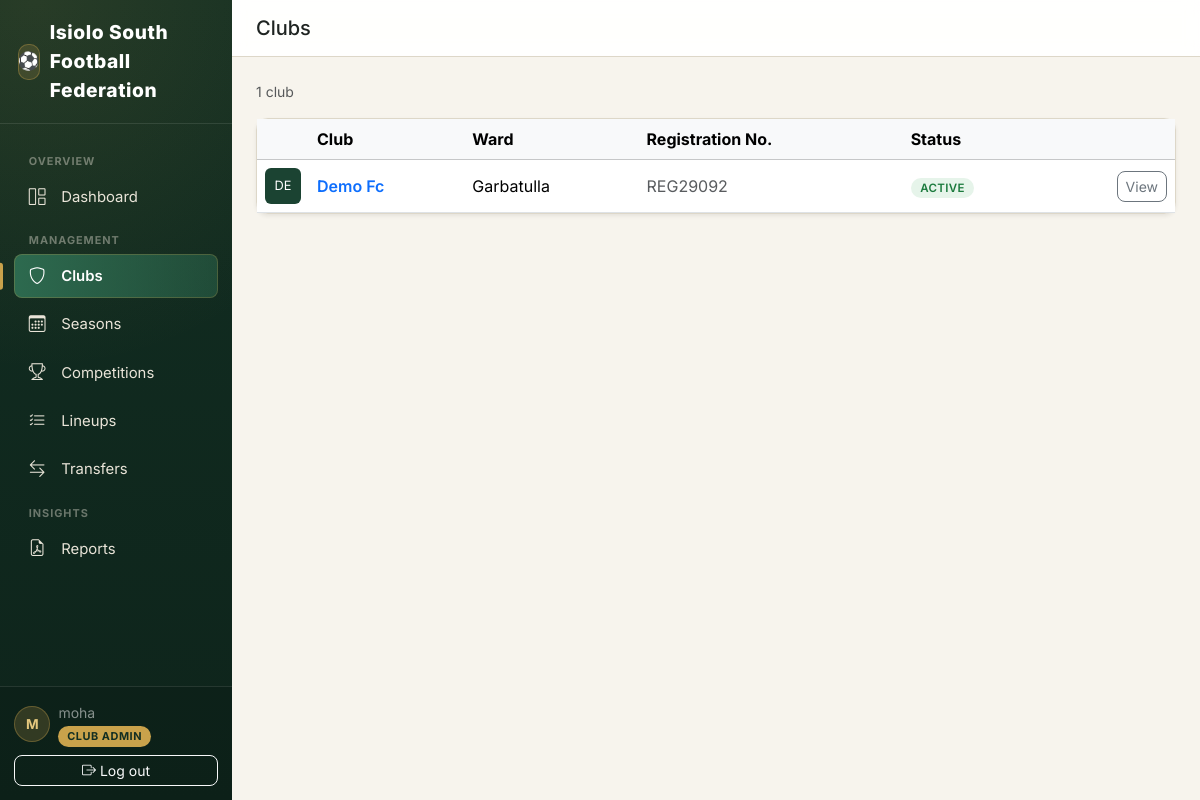
/clubs/ (signed in), run on the app's committed database.
### accounts/models.py (models this page shows, shortened)
class CustomUser(AbstractUser):
    class Role(models.TextChoices):
        SUPER_ADMIN = "SUPER_ADMIN", "Super Admin"
        SUBCOUNTY_ADMIN = "SUBCOUNTY_ADMIN", "Sub-County Admin"
        CLUB_ADMIN = "CLUB_ADMIN", "Club Admin"
        REFEREE = "REFEREE", "Referee"
    role = models.CharField(
        max_length=20,
        choices=Role.choices,
        default=Role.CLUB_ADMIN,
        help_text="Determines what this user can see and do in FCMS.",
    )
    phone_number = models.CharField(max_length=20, blank=True)
    club = models.ForeignKey(
        "clubs.Club",
        on_delete=models.SET_NULL,
        null=True,
        blank=True,
        related_name="admins",
        help_text="Only set for Club Admin role.",
    )
    @property
    def is_super_admin(self):
        return self.role == self.Role.SUPER_ADMIN
    @property
    def is_subcounty_admin(self):
        return self.role == self.Role.SUBCOUNTY_ADMIN
    @property
    def is_club_admin(self):
        return self.role == self.Role.CLUB_ADMIN
    @property
    def is_referee_role(self):
        return self.role == self.Role.REFEREE

### clubs/models.py (models this page shows, shortened)
class Club(models.Model):
    class Status(models.TextChoices):
        PENDING = "PENDING", "Pending Approval"
        ACTIVE = "ACTIVE", "Active"
        SUSPENDED = "SUSPENDED", "Suspended"
        INACTIVE = "INACTIVE", "Inactive"
    name = models.CharField(max_length=150, unique=True)
    logo = models.ImageField(upload_to="club_logos/", blank=True, null=True)
    ward = models.CharField(max_length=100, help_text="Administrative ward the club represents.")
    registration_number = models.CharField(max_length=50, unique=True)
    home_ground = models.CharField(max_length=150, blank=True)
    contact_name = models.CharField(max_length=100, blank=True)
    contact_phone = models.CharField(max_length=20, blank=True)
    contact_email = models.EmailField(blank=True)
    status = models.CharField(max_length=20, choices=Status.choices, default=Status.PENDING)
    created_at = models.DateTimeField(auto_now_add=True)
    updated_at = models.DateTimeField(auto_now=True)
    class Meta:
        ordering = ["name"]

### clubs/views.py (the view)
# urls.py: path("", views.club_list, name="list"),
@login_required
def club_list(request):
    user = request.user
    if user.is_super_admin or user.is_subcounty_admin or user.is_referee_role:
        clubs = Club.objects.all()
    elif user.is_club_admin and user.club_id:
        clubs = Club.objects.filter(pk=user.club_id)
    else:
        clubs = Club.objects.none()
    return render(request, "clubs/club_list.html", {"clubs": clubs})

### clubs/templates/clubs/club_list.html (shortened to what this page needs)
{% extends "base.html" %}
{% block page_title %}Clubs{% endblock %}
{% block content %}
<div class="d-flex justify-content-between align-items-center mb-3">
    <div class="text-muted small">{{ clubs|length }} club{{ clubs|length|pluralize }}</div>
</div>
{% if clubs %}
<div class="card shadow-sm">
    <table class="table table-hover align-middle mb-0">
        <thead class="table-light">
            <tr>
                <th></th>
                <th>Club</th>
                <th>Ward</th>
                <th>Registration No.</th>
                <th>Status</th>
                <th></th>
            </tr>
        </thead>
        <tbody>
        {% for club in clubs %}
            <tr>
                <td style="width: 48px;">
                    {% if club.logo %}
                        <img src="{{ club.logo.url }}" alt="" style="width:36px;height:36px;border-radius:6px;object-fit:cover;">
                    {% else %}
                        <div style="width:36px;height:36px;border-radius:6px;background:#1B4332;color:#fff;display:flex;align-items:center;justify-content:center;font-size:0.8rem;">
                            {{ club.name|slice:":2"|upper }}
                        </div>
                    {% endif %}
                </td>
                <td><a href="{% url 'clubs:detail' club.pk %}" class="text-decoration-none fw-semibold">{{ club.name }}</a></td>
                <td>{{ club.ward }}</td>
                <td class="text-muted">{{ club.registration_number }}</td>
                <td><span class="status-pill status-{{ club.status }}">{{ club.get_status_display }}</span></td>
                <td class="text-end">
                    <a href="{% url 'clubs:detail' club.pk %}" class="btn btn-sm btn-outline-secondary">View</a>
                </td>
            </tr>
        {% endfor %}
        </tbody>
    </table>
</div>
{% else %}
<div class="card shadow-sm p-5 text-center text-muted">
    <i class="bi bi-shield fs-1 mb-2"></i>
    <p class="mb-0">No clubs registered yet.</p>
</div>
{% endif %}
{% endblock %}

### templates/base.html (shortened to what this page needs)
{% load static %}
<!DOCTYPE html>
<html lang="en">
<head>
    <link href="https://cdnjs.cloudflare.com/ajax/libs/bootstrap/5.3.3/css/bootstrap.min.css" rel="stylesheet">
    <link href="https://cdnjs.cloudflare.com/ajax/libs/bootstrap-icons/1.11.3/font/bootstrap-icons.min.css" rel="stylesheet">
</head>
<body>
<div class="d-flex" style="min-height: 100vh;">
    {% if user.is_authenticated %}
    <nav class="sidebar d-none d-lg-flex">
        <div class="brand">
            <span class="brand-badge">⚽</span> Isiolo South Football Federation
        </div>
        <div class="sidebar-scroll">
            <div class="nav-section-label">Overview</div>
            <ul class="nav nav-pills flex-column gap-1 mb-1">
                <li class="nav-item">
                    <a class="nav-link {% if request.resolver_match.app_name == 'dashboard' %}active{% endif %}" href="{% url 'dashboard:home' %}">
                        <i class="bi bi-grid-1x2 me-2"></i>Dashboard
                    </a>
                </li>
            </ul>
            <div class="nav-section-label">Management</div>
            <ul class="nav nav-pills flex-column gap-1 mb-1">
                <li class="nav-item">
                    <a class="nav-link {% if request.resolver_match.app_name == 'clubs' %}active{% endif %}" href="{% url 'clubs:list' %}">
                        <i class="bi bi-shield me-2"></i>Clubs
                    </a>
                </li>
                <li class="nav-item">
                    <a class="nav-link {% if request.resolver_match.app_name == 'seasons' %}active{% endif %}" href="{% url 'seasons:list' %}">
                        <i class="bi bi-calendar3 me-2"></i>Seasons
                    </a>
                </li>
                <li class="nav-item">
                    <a class="nav-link {% if request.resolver_match.app_name == 'competitions' %}active{% endif %}" href="{% url 'competitions:list' %}">
                        <i class="bi bi-trophy me-2"></i>Competitions
                    </a>
                </li>
                <li class="nav-item">
                    <a class="nav-link {% if request.resolver_match.app_name == 'lineups' %}active{% endif %}" href="{% url 'lineups:home' %}">
                        <i class="bi bi-list-check me-2"></i>Lineups
                    </a>
                </li>
                <li class="nav-item">
                    <a class="nav-link {% if request.resolver_match.app_name == 'transfers' %}active{% endif %}" href="{% url 'transfers:dashboard' %}">
                        <i class="bi bi-arrow-left-right me-2"></i>Transfers
                    </a>
                </li>
            </ul>
            <div class="nav-section-label">Insights</div>
            <ul class="nav nav-pills flex-column gap-1">
                <li class="nav-item">
                    <a class="nav-link {% if request.resolver_match.app_name == 'reports' %}active{% endif %}" href="{% url 'reports:home' %}">
                        <i class="bi bi-file-earmark-pdf me-2"></i>Reports
                    </a>
                </li>
            </ul>
        </div>
        <div class="sidebar-footer">
            <div class="d-flex align-items-center gap-2 mb-2">
                <div class="user-avatar">{{ user.get_full_name|default:user.username|slice:":1"|upper }}</div>
                <div style="min-width:0;">
                    <div class="small text-white-50 text-truncate">{{ user.get_full_name|default:user.username }}</div>
                    <span class="role-badge">{{ user.get_role_display }}</span>
                </div>
            </div>
            <form method="post" action="{% url 'accounts:logout' %}">
                <button class="btn btn-sm btn-outline-light w-100" type="submit">
                    <i class="bi bi-box-arrow-right me-1"></i>Log out
                </button>
            </form>
        </div>
    </nav>
    {% endif %}
    <main class="flex-grow-1 d-flex flex-column" style="min-width:0; height: 100vh; overflow-y: auto;" id="mainScroll">
        {% if user.is_authenticated %}
        <div class="top-bar px-3 px-lg-4 py-3" id="topBar">
            <div class="d-flex align-items-center gap-3">
                <h5 class="mb-0">{% block page_title %}{% endblock %}</h5>
            </div>
        </div>
        {% endif %}
        <div class="content-area flex-grow-1">
            {% block content %}{% endblock %}
        </div>
    </main>
</div>
</body>
</html>

### templates/base.html (style rules this page uses)
:root { --pitch-green: #1B4332; --pitch-green-dark: #122E22; --pitch-green-light: #2D6A4F; --line-white: #F7F4ED; --chalk: #E9E4D8; --gold: #C9A24B; --gold-light: #E4C77D; --card-border: #DDD7C8; --sidebar-width: 232px; }
html { scroll-behavior: smooth; }
* { scrollbar-width: thin; scrollbar-color: var(--card-border) transparent; }
body { background: var(--line-white); font-family: 'Inter', 'Segoe UI', system-ui, -apple-system, sans-serif; color: #1F2421; }
a { -webkit-tap-highlight-color: transparent; }
.sidebar { background: radial-gradient(circle at 15% 0%, rgba(201,162,75,0.12), transparent 45%), linear-gradient(180deg, var(--pitch-green-dark) 0%, #0E241B 100%); height: 100vh; color: var(--chalk); width: var(--sidebar-width); position: sticky; top: 0; flex-shrink: 0; display: flex; flex-direction: column; padding: 0 !important; overflow: hidden; }
.sidebar .brand { font-weight: 800; letter-spacing: 0.03em; font-size: 1.2rem; color: #fff; border-bottom: 1px solid rgba(255,255,255,0.1); display: flex; align-items: center; gap: 0.6rem; padding: 1.15rem 1.1rem; flex-shrink: 0; }
.sidebar .brand .brand-badge { width: 36px; height: 36px; border-radius: 10px; background: rgba(201,162,75,0.18); box-shadow: inset 0 0 0 1px rgba(201,162,75,0.35); display: flex; align-items: center; justify-content: center; font-size: 1.1rem; }
.sidebar-scroll { flex: 1 1 auto; overflow-y: auto; overflow-x: hidden; padding: 1rem 0.9rem; }
.nav-section-label { font-size: 0.68rem; font-weight: 700; letter-spacing: 0.09em; text-transform: uppercase; color: rgba(233,228,216,0.42); padding: 0.4rem 0.9rem 0.35rem; margin-top: 0.4rem; }
.sidebar .nav-link { color: var(--chalk); border-radius: 8px; padding: 0.6rem 0.9rem; font-size: 0.93rem; display: flex; align-items: center; gap: 0.15rem; position: relative; transition: background 0.15s ease, color 0.15s ease, padding-left 0.15s ease; }
.sidebar .nav-link i { font-size: 1.05rem; width: 22px; }
.sidebar .nav-link.active { background: linear-gradient(90deg, var(--pitch-green-light), rgba(45,106,79,0.5)); color: #fff; font-weight: 600; box-shadow: inset 0 0 0 1px rgba(201,162,75,0.25); }
.sidebar .nav-link.active::before { content: ""; position: absolute; left: -0.9rem; top: 50%; transform: translateY(-50%); width: 3px; height: 60%; background: var(--gold); border-radius: 0 3px 3px 0; }
.sidebar .role-badge { background: var(--gold); color: var(--pitch-green-dark); font-size: 0.68rem; font-weight: 700; letter-spacing: 0.05em; padding: 0.2rem 0.55rem; border-radius: 999px; text-transform: uppercase; }
.sidebar-footer { flex-shrink: 0; padding: 0.9rem; border-top: 1px solid rgba(255,255,255,0.1); background: rgba(0,0,0,0.12); }
.user-avatar { width: 36px; height: 36px; border-radius: 50%; background: rgba(201,162,75,0.2); color: var(--gold-light); display: flex; align-items: center; justify-content: center; font-weight: 700; font-size: 0.85rem; flex-shrink: 0; box-shadow: inset 0 0 0 1px rgba(201,162,75,0.35); }
.top-bar { border-bottom: 1px solid var(--card-border); background: rgba(255,255,255,0.92); backdrop-filter: saturate(180%) blur(8px); position: sticky; top: 0; z-index: 1030; transition: box-shadow 0.2s ease; }
.card { border: 1px solid var(--card-border); border-radius: 12px; transition: box-shadow 0.2s ease, transform 0.2s ease; }
.btn { border-radius: 8px; transition: transform 0.1s ease, box-shadow 0.15s ease; }
.status-pill { font-size: 0.72rem; font-weight: 600; padding: 0.18rem 0.6rem; border-radius: 999px; text-transform: uppercase; letter-spacing: 0.03em; }
.status-ACTIVE { background: #E6F4EA; color: #1B7A3D; }
.content-area { padding: 1.5rem; }

### data on the page
CustomUser: get_full_name "M", get_full_name "moha", role "CLUB ADMIN"
Club: name "DE", name "Demo Fc", ward "Garbatulla", registration_number "REG29092", status "ACTIVE"

### other printed values
{{ clubs|length }} "1"
